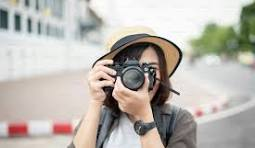
#> input picture GUVI/download.jpg, 255 x 148 px, found by its file name
$ python 'edges(or)thresh.py'
#> lines starting #> are read from the running program, lines starting #| are printed output that depends on the picture; after the words box and inside, x2 and y2 are one past the last pixel; in counts of white or black regions, pixels touching at a corner belong together
import cv2
import matplotlib.pyplot as plt

img = cv2.imread("download.jpg")
#> img is the input picture: shape (148, 255, 3); mean B, G, R 174.9, 181.7, 186.4
gray = cv2.cvtColor(img,cv2.COLOR_BGR2GRAY)
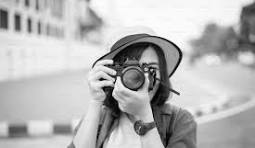
#> gray: shape (148, 255); min 0, max 255, mean 182.3
edges = cv2.Canny(gray,50,100)
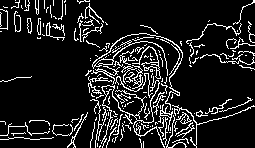
#> edges: shape (148, 255); 12.2% white in thin lines or dots

threshold,thresh = cv2.threshold(gray,127,255,cv2.THRESH_BINARY)
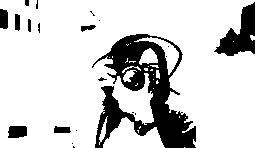
#> thresh: shape (148, 255); 81.7% white; 21 black regions (12 under 20 px), largest, box (x1, y1, x2, y2) and area: (92, 34, 196, 148) 5084, (214, 2, 255, 56) 1084, (8, 126, 27, 138) 207

threshold,thresh = cv2.threshold(gray,0,255,cv2.THRESH_BINARY+cv2.THRESH_OTSU)
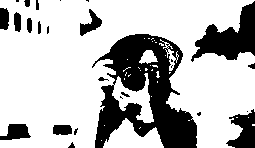
#> thresh: shape (148, 255); 73.2% white; 26 black regions (10 under 20 px), largest, box (x1, y1, x2, y2) and area: (92, 34, 197, 148) 6237, (191, 1, 255, 62) 1833, (226, 109, 255, 148) 675
#> threshold = 155

plt.imshow(cv2.cvtColor(thresh,cv2.COLOR_BGR2RGB))
plt.show()
